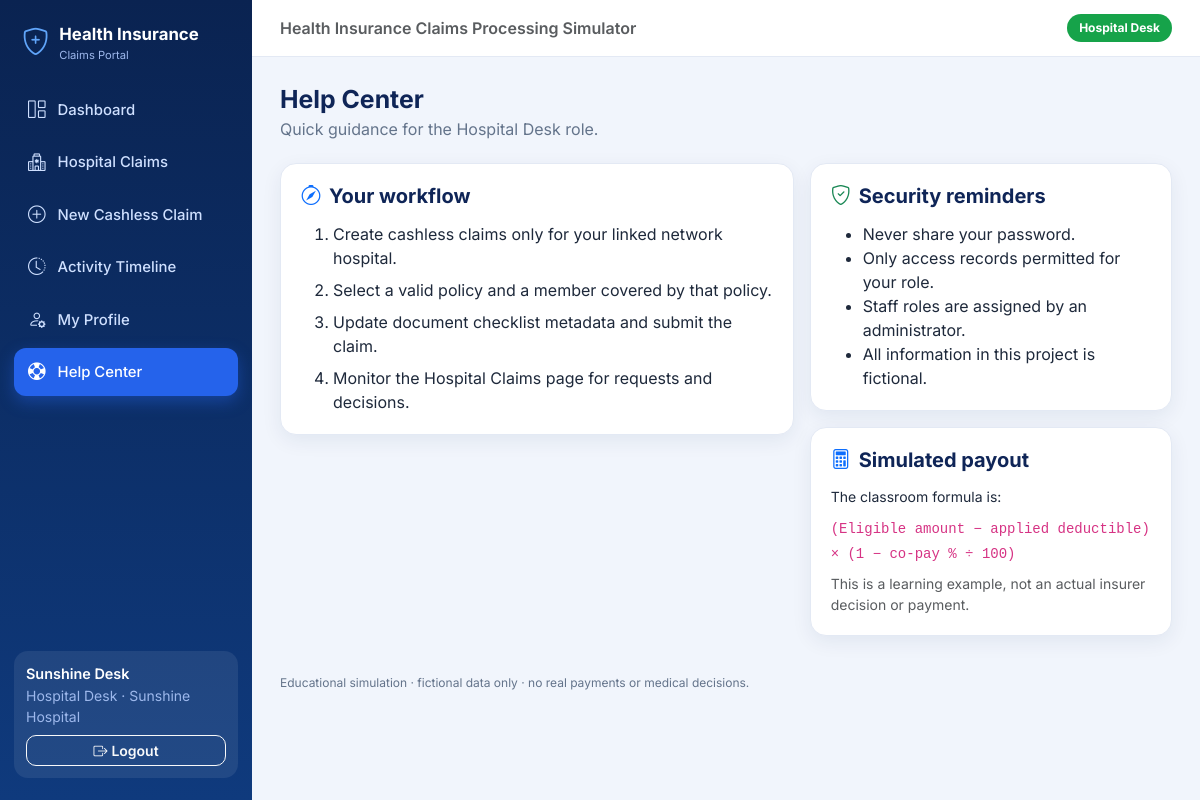
The page /help (signed in) on the database its author committed.
### models.py (models this page shows, shortened)
class User(db.Model):
    __tablename__ = "users"
    id = db.Column(db.Integer, primary_key=True)
    username = db.Column(db.String(50), nullable=False, unique=True)
    password_hash = db.Column(db.String(255), nullable=False)
    display_name = db.Column(db.String(100), nullable=False)
    role = db.Column(db.String(30), nullable=False, index=True)
    hospital_id = db.Column(db.Integer, db.ForeignKey("hospitals.id"), nullable=True)
    hospital = db.relationship("Hospital")

class Hospital(db.Model):
    __tablename__ = "hospitals"
    id = db.Column(db.Integer, primary_key=True)
    name = db.Column(db.String(120), nullable=False, unique=True)
    city = db.Column(db.String(80), nullable=False)
    network_status = db.Column(db.String(20), nullable=False, default="network")  # network / non_network

### routes/extras.py (the view)
@bp.route("/help")
@login_required
def help_center():
    return render_template("extras/help.html")

### routes/auth.py (called while the page is built)
@bp.before_app_request
def load_current_user():
    user_id = session.get("user_id")
    g.user = db.session.get(User, user_id) if user_id else None

def role_required(*roles):
    def decorator(view):
        @wraps(view)
        def wrapped(*args, **kwargs):
            if g.user is None:
                flash("Please log in to continue.", "warning")
                return redirect(url_for("auth.login"))
            if g.user.role not in roles:
                abort(403)
            return view(*args, **kwargs)
        return wrapped
    return decorator

### templates/extras/help.html (shortened to what this page needs)
{% extends "base.html" %}
{% block content %}
<div class="page-head"><div><h1>Help Center</h1><p>Quick guidance for the {{ ROLE_LABELS[g.user.role] }} role.</p></div></div>
<div class="row g-3">
  <div class="col-lg-7">
    <div class="card-box">
      <h5><i class="bi bi-compass me-2 text-primary"></i>Your workflow</h5>
      {% if g.user.role == 'policyholder' %}
      <ol class="mb-0">
        <li class="mb-2">Open <strong>My Policies</strong> and confirm your policy is active.</li>
        <li class="mb-2">Choose <strong>New Claim</strong>, select a covered member, hospital and treatment.</li>
        <li class="mb-2">Save a draft or submit when the required checklist items are provided.</li>
        <li class="mb-2">Track progress in <strong>My Claims</strong>; respond if more information is requested.</li>
        <li>Read the claim timeline to understand each recorded decision.</li>
      </ol>
      {% elif g.user.role == 'hospital_desk' %}
      <ol class="mb-0">
        <li class="mb-2">Create cashless claims only for your linked network hospital.</li>
        <li class="mb-2">Select a valid policy and a member covered by that policy.</li>
        <li class="mb-2">Update document checklist metadata and submit the claim.</li>
        <li>Monitor the Hospital Claims page for requests and decisions.</li>
      </ol>
      {% endif %}
    </div>
  </div>
  <div class="col-lg-5">
    <div class="card-box mb-3">
      <h5><i class="bi bi-shield-check me-2 text-success"></i>Security reminders</h5>
      <ul class="mb-0">
        <li>Never share your password.</li>
        <li>Only access records permitted for your role.</li>
        <li>Staff roles are assigned by an administrator.</li>
        <li>All information in this project is fictional.</li>
      </ul>
    </div>
    <div class="card-box">
      <h5><i class="bi bi-calculator me-2 text-primary"></i>Simulated payout</h5>
      <p class="small mb-2">The classroom formula is:</p>
      <code>(Eligible amount − applied deductible) × (1 − co-pay % ÷ 100)</code>
      <p class="small text-muted mt-2 mb-0">This is a learning example, not an actual insurer decision or payment.</p>
    </div>
  </div>
</div>
{% endblock %}

### templates/base.html (shortened to what this page needs)
<!doctype html>
<html lang="en">
<head>
  <link href="https://cdn.jsdelivr.net/npm/bootstrap@5.3.3/dist/css/bootstrap.min.css" rel="stylesheet">
  <link href="https://cdn.jsdelivr.net/npm/bootstrap-icons@1.11.3/font/bootstrap-icons.min.css" rel="stylesheet">
  <link href="{{ url_for('static', filename='css/style.css') }}" rel="stylesheet">
</head>
<body>
<div class="{{ 'app-shell' if g.user }}">
  {% if g.user %}
  <aside class="sidebar" id="sidebar">
    <div class="brand"><i class="bi bi-shield-plus"></i><div>Health Insurance<small>Claims Portal</small></div></div>
    <nav aria-label="Main menu">
      {% for label, endpoint, icon, others in nav_items %}
        <a class="nav-link-item {{ 'active' if request.endpoint == endpoint or request.endpoint in others }}"
           href="{{ url_for(endpoint) }}"><i class="bi {{ icon }}"></i>{{ label }}</a>
      {% endfor %}
    </nav>
    <div class="sidebar-user">
      <div class="name">{{ g.user.display_name }}</div>
      <div class="small mb-2" style="color:#9db8ec">{{ ROLE_LABELS[g.user.role] }}{% if g.user.hospital %} · {{ g.user.hospital.name }}{% endif %}</div>
      <form method="post" action="{{ url_for('auth.logout') }}">
        <button class="btn btn-sm btn-outline-light w-100"><i class="bi bi-box-arrow-right me-1"></i>Logout</button>
      </form>
    </div>
  </aside>
  {% endif %}
  <div class="main-area">
    {% if g.user %}
    <header class="topbar">
      <span class="fw-semibold text-muted d-none d-md-inline">Health Insurance Claims Processing Simulator</span>
      <span class="role-chip role-{{ g.user.role }}">{{ ROLE_LABELS[g.user.role] }}</span>
    </header>
    {% endif %}
    <main class="{{ 'content' if g.user }}">
      {% block content %}{% endblock %}
    </main>
    {% if g.user %}<div class="footer-note">Educational simulation · fictional data only · no real payments or medical decisions.</div>{% endif %}
  </div>
</div>
</body>
</html>

### static/css/style.css (style rules this page uses)
:root { --navy: #0a2351; --navy-2: #0f3a7d; --blue: #2563eb; --blue-dark: #1d4ed8; --bg: #f1f5fc; --card: #ffffff; --text: #1e293b; --muted: #64748b; --border: #e3e9f4; --radius: 16px; --shadow: 0 6px 20px rgba(15, 42, 91, .07); }
body { font-family: 'Inter', system-ui, -apple-system, 'Segoe UI', sans-serif; background: var(--bg); color: var(--text); }
a { text-decoration: none; }
h1, h2, h3, h4 { font-weight: 700; color: #0f2557; }
.app-shell { display: flex; min-height: 100vh; }
.sidebar { width: 252px; flex-shrink: 0; background: linear-gradient(180deg, var(--navy) 0%, var(--navy-2) 100%); color: #cfe0ff; position: sticky; top: 0; height: 100vh; display: flex; flex-direction: column; padding: 22px 14px; }
.brand { display: flex; align-items: center; gap: 10px; color: #fff; font-weight: 700; font-size: 1.05rem; padding: 0 8px 22px; }
.brand i { font-size: 1.7rem; color: #60a5fa; }
.brand small { display: block; font-weight: 400; font-size: .7rem; color: #9db8ec; }
.nav-link-item { display: flex; align-items: center; gap: 12px; color: #cfe0ff; padding: 11px 14px; border-radius: 12px; margin-bottom: 4px; font-weight: 500; font-size: .93rem; transition: all .15s; }
.nav-link-item.active { background: var(--blue); color: #fff; box-shadow: 0 6px 16px rgba(37,99,235,.4); }
.nav-link-item i { font-size: 1.1rem; }
.sidebar-user { margin-top: auto; background: rgba(255,255,255,.08); border-radius: 14px; padding: 12px; }
.sidebar-user .name { color: #fff; font-weight: 600; font-size: .9rem; }
.main-area { flex: 1; min-width: 0; display: flex; flex-direction: column; }
.topbar { display: flex; align-items: center; justify-content: space-between; padding: 14px 28px; background: #fff; border-bottom: 1px solid var(--border); position: sticky; top: 0; z-index: 20; }
.content { padding: 28px; max-width: 1280px; width: 100%; }
.footer-note { font-size: .75rem; color: var(--muted); padding: 10px 28px 20px; }
.card-box { background: var(--card); border: 1px solid var(--border); border-radius: var(--radius); box-shadow: var(--shadow); padding: 20px; }
.card-box h5, .card-box h6 { font-weight: 700; margin-bottom: 14px; color: #0f2557; }
.page-head { display: flex; flex-wrap: wrap; justify-content: space-between; align-items: center; gap: 12px; margin-bottom: 22px; }
.page-head h1 { font-size: 1.55rem; margin: 0; }
.page-head p { margin: 2px 0 0; color: var(--muted); }
.role-chip { padding: 5px 12px; border-radius: 999px; font-size: .75rem; font-weight: 700; color: #fff; }
.role-hospital_desk { background: #16a34a; }
.btn { border-radius: 10px; font-weight: 600; }

### rows shown on the page
User: user.display_name "Sunshine Desk", role "Hospital Desk"
Hospital: user.hospital.name "Sunshine Hospital"

### other values the page prints
{{ label }} "Dashboard" "Hospital Claims" "New Cashless Claim" "Activity Timeline" "My Profile" "Help Center"
